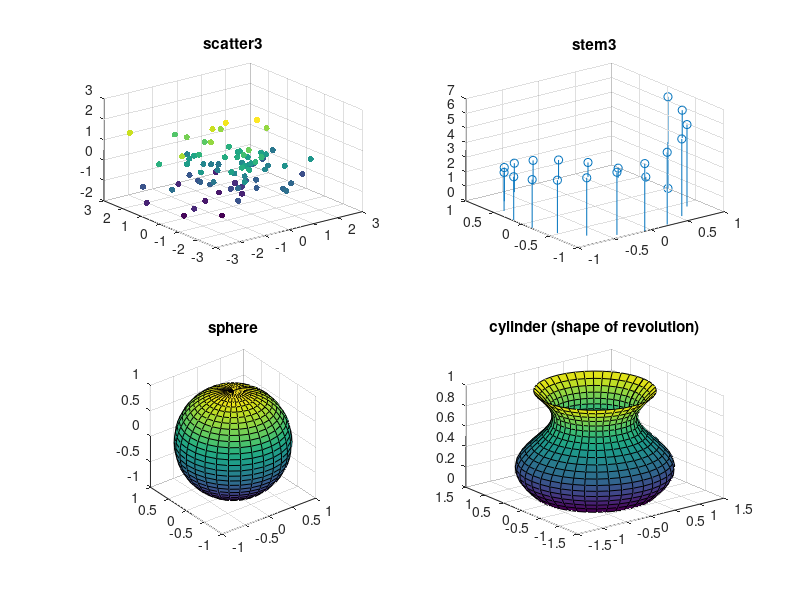

Here is the MATLAB script that generated this plot:
% Day 080 · Contour Plots and Special 3-D Graphics — Points, stems, sphere and cylinder
% Run: open this file in MATLAB and press Run (or type example_2 in the Command Window)

subplot(2, 2, 1)
rng(1); P = randn(3, 80);
scatter3(P(1, :), P(2, :), P(3, :), 20, P(3, :), 'filled'); title('scatter3')
% In MATLAB, bar3(magic(4)) draws 3-D bars (not available in GNU Octave)
subplot(2, 2, 2)
t = linspace(0, 2*pi, 20);
stem3(cos(t), sin(t), t); title('stem3')
subplot(2, 2, 3)
[Xs, Ys, Zs] = sphere(30);
surf(Xs, Ys, Zs); axis equal; title('sphere')
subplot(2, 2, 4)
[Xc, Yc, Zc] = cylinder(1 + 0.3*sin(linspace(0, 2*pi, 20)), 40);   % a vase shape
surf(Xc, Yc, Zc); title('cylinder (shape of revolution)')
